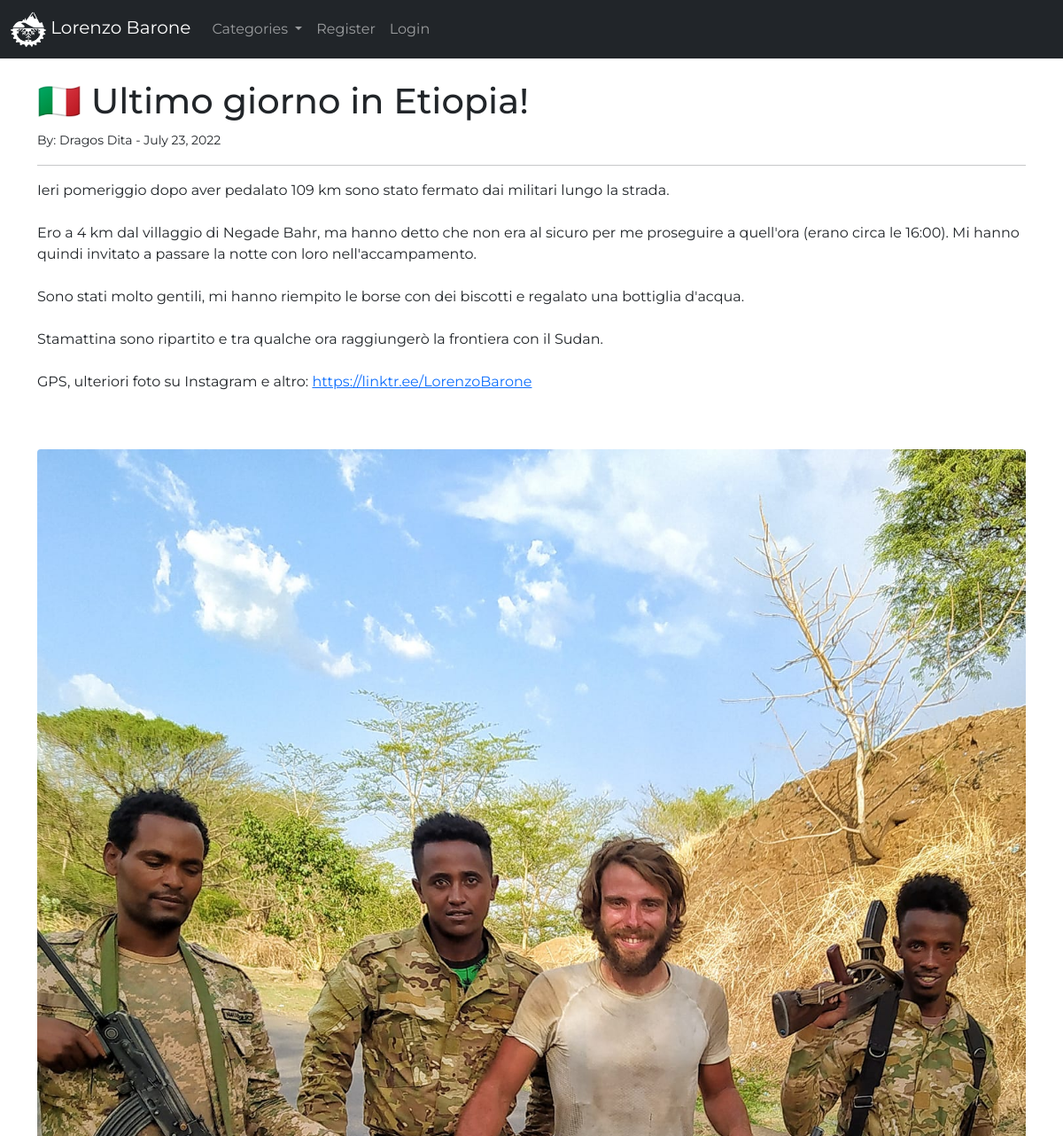
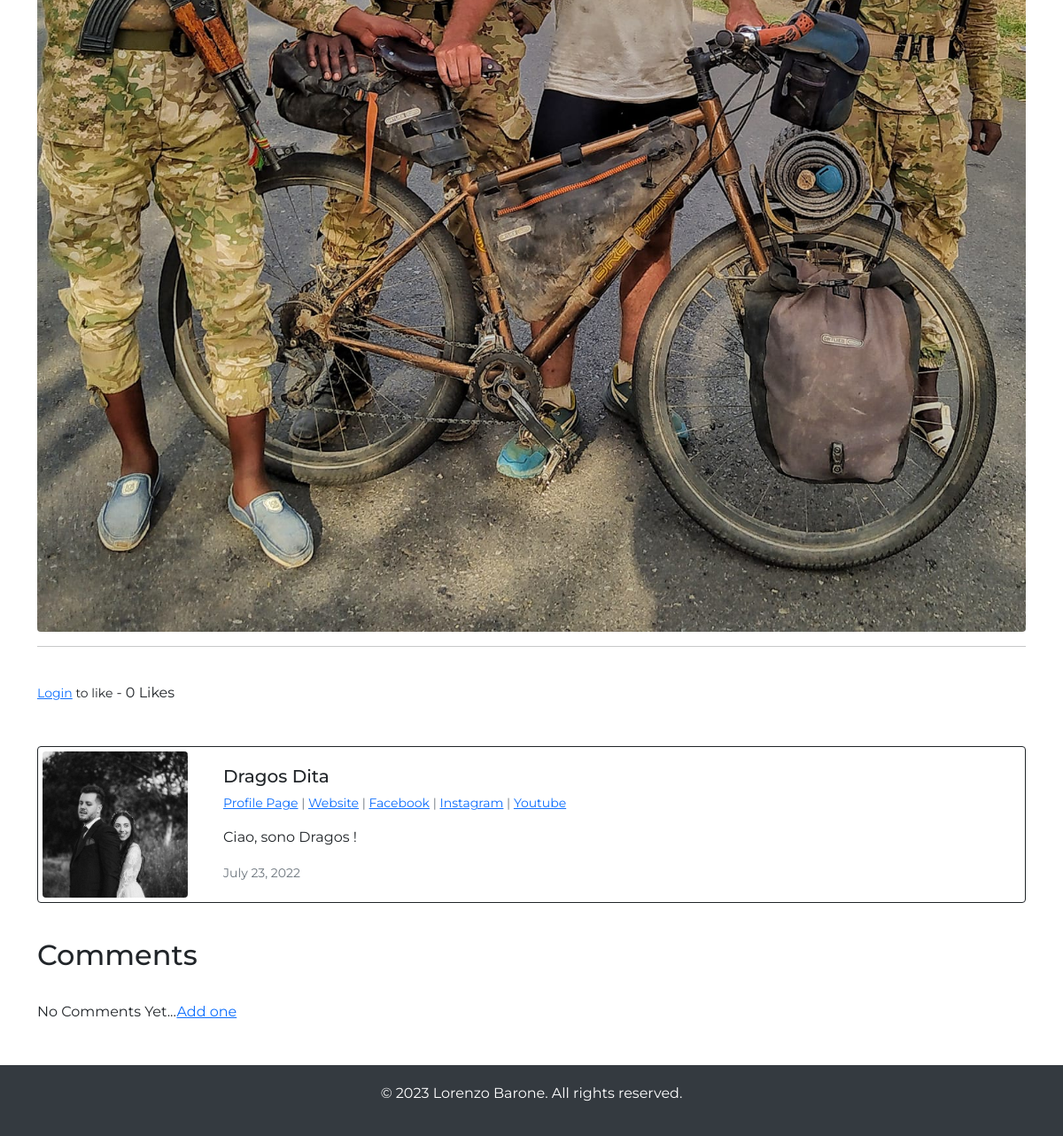
The app's page /article/47 with its own data (2 pictures, top to bottom).
### lorenzo_barone/models.py (models this page shows, shortened)
class Post(models.Model):
    title = models.CharField(max_length=255)
    header_image = models.ImageField(null=True, blank=True, upload_to="images/")
    title_tag = models.CharField(max_length=255)
    author = models.ForeignKey(User, on_delete=models.CASCADE)
    body = RichTextField(blank=True, null=True)
    post_date = models.DateField(auto_now_add=True)
    category = models.CharField(max_length=255, default='')  # category = models.Foreignkey
    snippet = models.CharField(max_length=255)
    likes = models.ManyToManyField(User, related_name='blog_post')
    def total_likes(self):
        return self.likes.count()

class Profile(models.Model):
    user = models.OneToOneField(User, null=True, on_delete=models.CASCADE)
    bio = models.TextField()
    profile_pic = models.ImageField(null=True, blank=True, upload_to="images/profile/")
    website_url = models.CharField(max_length=255, null=True, blank=True)
    facebook_url = models.CharField(max_length=255, null=True, blank=True)
    instagram_url = models.CharField(max_length=255, null=True, blank=True)
    youtube_url = models.CharField(max_length=255, null=True, blank=True)

### lorenzo_barone/views.py (the view)
# urls.py: path('article/<int:pk>', ArticleDetailView.as_view(), name="article-detail"),
class ArticleDetailView(DetailView):
    model = Post
    template_name = 'article_details.html'
    def get_context_data(self, *args, **kwargs):
        cat_menu = Category.objects.all()
        context = super(ArticleDetailView, self).get_context_data(**kwargs)
        stuff = get_object_or_404(Post, id=self.kwargs['pk'])
        total_likes = stuff.total_likes()
        liked = False
        if stuff.likes.filter(id=self.request.user.id).exists():
            liked = True
        context["cat_menu"] = cat_menu
        context["total_likes"] = total_likes
        context["liked"] = liked
        return context

### lorenzo_barone/models.py (called while the page is built)
    def __str__(self):
        return self.name

### templates/article_details.html (shortened to what this page needs)
{% extends 'base.html' %}
{% load static %}
{% block content %}
    <h1>{{ post.title }}</h1>
    <small>By:
        {{ post.author.first_name }}
        {{ post.author.last_name }} -
        {{ post.post_date }}
    </small><br/>
    <hr>
    {{ post.body|safe }}
    <br/><br/>
    {% if post.header_image %}
        <img src="{{ post.header_image.url }}" class="img-fluid rounded mx-auto d-block">
    {% endif %}
    <hr>
    <br/>
    <form action="{% url 'like_post' post.pk %}" method="POST">
        {% if user.is_authenticated %}
            {% if liked %}
                <button type="submit" , name="post_id" , value="{{ post.id }}" , class="btn btn-danger btn-sm">Unlike
                </button>
            {% else %}
                <button type="submit" , name="post_id" , value="{{ post.id }}" , class="btn btn-primary btn-sm">Like
                </button>
            {% endif %}
        {% else %}
            <small><a href="{% url 'login' %}">Login</a> to like</small>
        {% endif %}
        - {{ total_likes }} Likes
    </form>
    <br/><br/>
    <div class="card border-dark mb-3 small-card">
        <div class="row no-gutter">
            <div class="col-md-2">
                {% if post.author.profile.profile_pic %}
                    <img src="{{ post.author.profile.profile_pic.url }}"
                         class="img-fluid rounded mx-auto d-block small-card-img">
                {% else %}
                    <img src="{% static 'lorenzo_barone/images/user.png' %}"
                         class="img-fluid rounded mx-auto d-block small-card-img">
                {% endif %}
            </div>
            <div class="col-md-10">
                <div class="card-body">
                    <h5 class="card-title">
                        {{ post.author.first_name }}
                        {{ post.author.last_name }}
                    </h5>
                    <p class="small text-muted">
                        {% if post.author.profile.id %}
                            <a href="{% url 'show_profile_page' post.author.profile.id %}">Profile Page</a>
                        {% endif %}
                        {% if post.author.profile.website_url %}
                            |  <a href="{{ post.author.profile.website_url }}">Website</a>
                        {% endif %}
                        {% if post.author.profile.facebook_url %}
                            | <a href="{{ post.author.profile.facebook_url }}">Facebook</a>
                        {% endif %}
                        {% if post.author.profile.instagram_url %}
                            | <a href="{{ post.author.profile.instagram_url }}">Instagram</a>
                            | <a href="{{ post.author.profile.youtube_url }}">Youtube</a>
                        {% endif %}
                    </p>
                    <p class="card-text">
                        {{ post.author.profile.bio }}
                    </p>
                    <p class="card-text"><small class="text-muted">{{ post.post_date }}</small></p>
                </div>
            </div>
        </div>
    </div>
    <br/>
    <h2>Comments</h2>
    <br/>
    {% if not post.comments.all %}
        No Comments Yet...<a href="{% url 'add_comment' post.pk %}">Add one</a>
        <br/><br/>
    {% endif %}
    <br/>
{% endblock %}

### templates/base.html (style rules this page uses)
* { margin: 0; padding: 0; font-family: 'Montserrat', sans-serif; }

### templates/article_details.html (style rules this page uses)
.small-card { height: 20%; padding: 5px; margin: 0 auto; }
.small-card-img { width: 100%; height: 100%; }

### records on screen
Post: title "🇮🇹 Ultimo giorno in Etiopia!", author.first_name "Dragos", author.last_name "Dita", post_date "July 23, 2022", body "Ieri pomeriggio dopo aver pedalato 109 km sono stato fermato dai militari lungo la strada. Ero a 4 km dal villaggio di Negade Bahr, ma hanno detto che non era al sicuro per me proseguire a quell'ora (erano circa le 16:00). Mi hanno quindi invitato a passare la notte con loro nell'accampamento. Sono stati molto gentili, mi hanno riempito le borse con dei biscotti e regalato una bottiglia d'acqua. Stamattina sono ripartito e tra qualche ora raggiungerò la frontiera con il Sudan. GPS, ulteriori foto su Instagram e altro: https://linktr.ee/LorenzoBarone", header_image (picture), author.profile.profile_pic (picture), author.profile.bio "Ciao, sono Dragos !"

### other values on screen
{{ total_likes }} "0"
